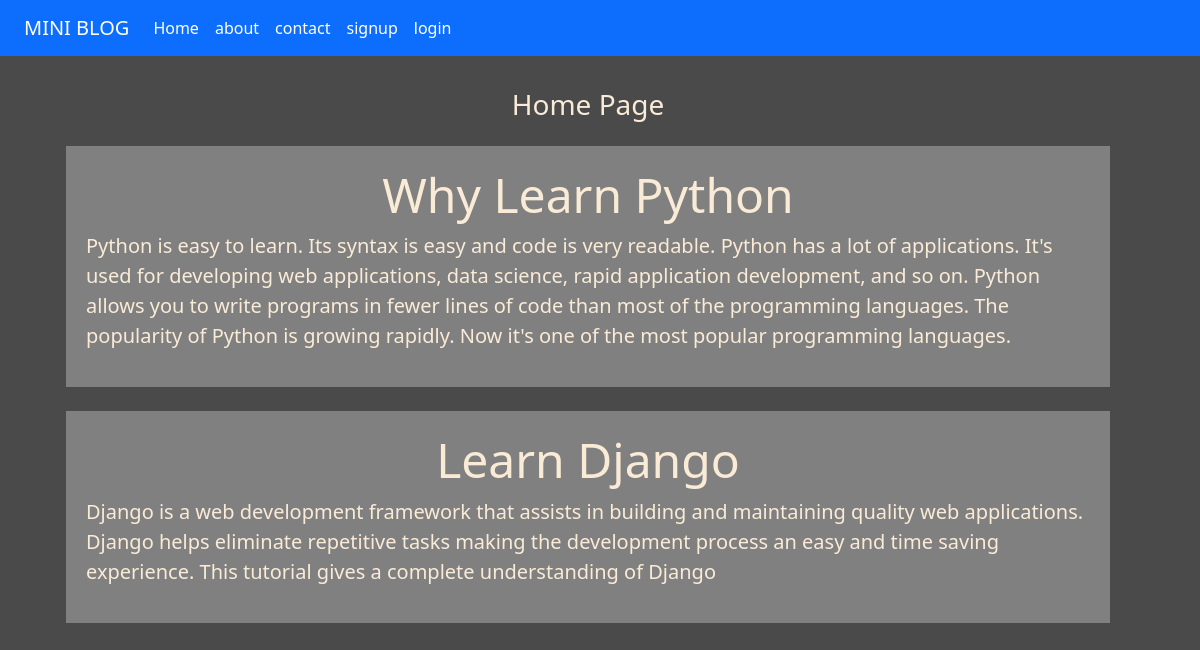
The page / on the database its author committed.
### blog/models.py (models this page shows, shortened)
class Post(models.Model):
    objects = None
    title=models.CharField(max_length=150)
    desc=models.TextField()

### blog/views.py (the view)
# urls.py: path('',views.home,name='home'),
def home(request):
    posts = Post.objects.all()
    return render(request, 'blog/home.html', {'p': posts})

### Templates/blog/home.html
{% extends 'blog/base.html' %}
{% block content %}
 <div class="col sm-10">
     <h3 class="text-center my-4"> Home Page </h3>
     {% for post in p%}
     <div class="jumbotron jumbotron-fluid box my-4">
         <div class="text-center">
             <h1 class="display-5"> {{post.title}}</h1>
             </div>
             <p class="lead">{{post.desc}}
             </p>
     </div>
     {% endfor %}
 </div>
{% endblock content %}

### Templates/blog/base.html (style rules this page uses)
body { background-color:rgb(75,74,74); color:antiquewhite; }
.box { background-color:gray; padding:20px; left-margin:0px; }

### rows shown on the page
Post: title "Why Learn Python", desc "Python is easy to learn. Its syntax is easy and code is very readable. Python has a lot of applications. It's used for developing web applications, data science, rapid application development, and so on. Python allows you to write programs in fewer lines of code than most of the programming languages. The popularity of Python is growing rapidly. Now it's one of the most popular programming languages."
Post: title "Learn Django", desc "Django is a web development framework that assists in building and maintaining quality web applications. Django helps eliminate repetitive tasks making the development process an easy and time saving experience. This tutorial gives a complete understanding of Django"
